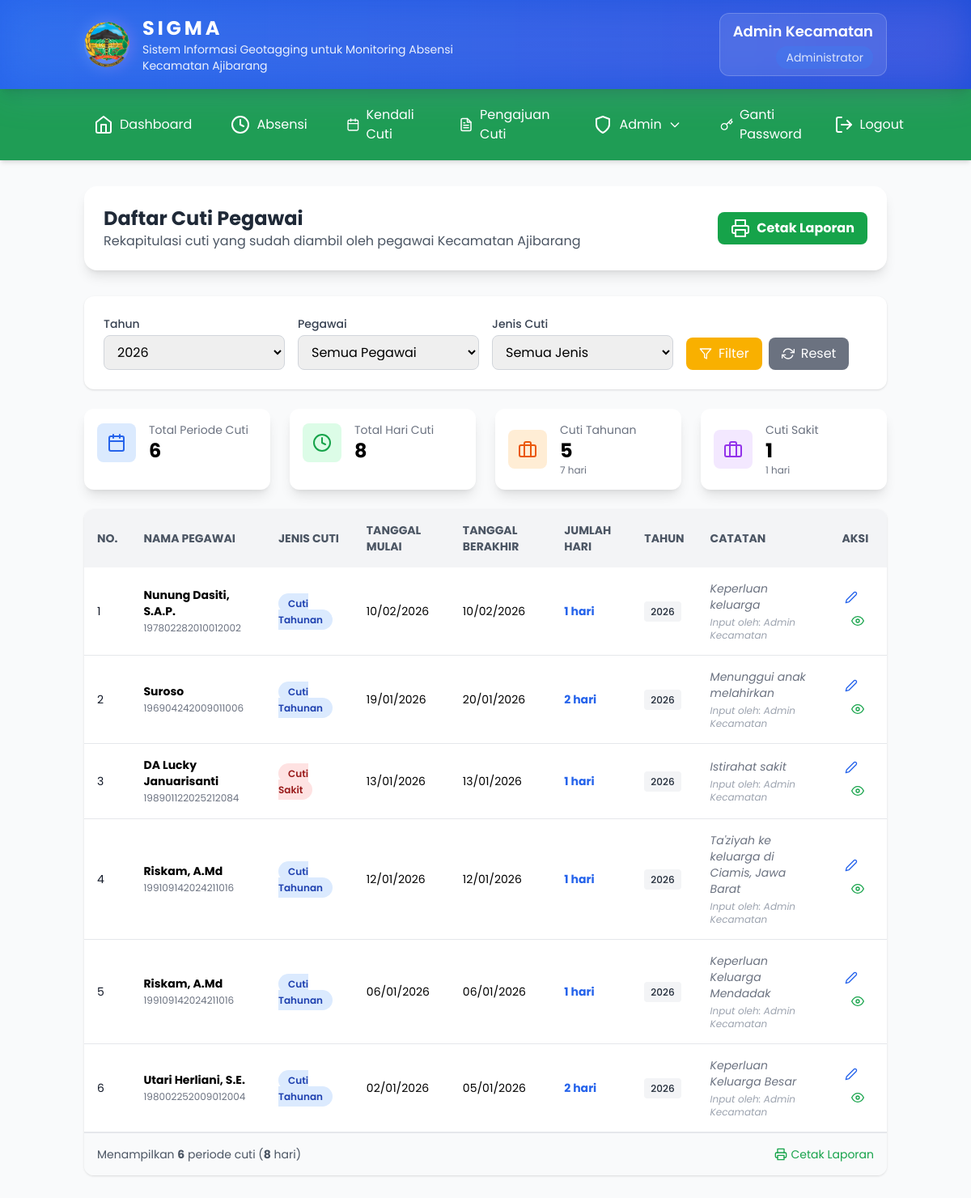
The page /list_cuti.php (signed in) on the database its author committed.
### tables this page shows
CREATE TABLE `log_input_cuti` (
  `id_log` int(11) NOT NULL,
  `id_pegawai` int(11) NOT NULL,
  `jenis_cuti` varchar(50) DEFAULT NULL,
  `tanggal_mulai` date DEFAULT NULL,
  `tanggal_selesai` date DEFAULT NULL,
  `jumlah_hari` int(11) DEFAULT NULL,
  `tahun_hak` year(4) DEFAULT NULL,
  `alasan` text DEFAULT NULL,
  `input_by` int(11) DEFAULT NULL,
  `input_date` timestamp NULL DEFAULT current_timestamp()
);

CREATE TABLE `pegawai` (
  `id_pegawai` int(11) NOT NULL,
  `nama` varchar(100) NOT NULL,
  `nip` varchar(20) NOT NULL,
  `jabatan` varchar(50) NOT NULL,
  `no_whatsapp` varchar(15) DEFAULT NULL,
  `username` varchar(50) NOT NULL,
  `status` enum('Aktif','Nonaktif') NOT NULL DEFAULT 'Aktif',
  `password` varchar(255) NOT NULL,
  `jatah_cuti_tahunan` int(11) DEFAULT 12,
  `cuti_tahunan_diambil` int(11) DEFAULT 0,
  `total_cuti_sakit` int(11) DEFAULT 0,
  `riwayat_jabatan` text DEFAULT NULL,
  `riwayat_pendidikan` text DEFAULT NULL,
  `id_struktur` int(11) DEFAULT NULL
);

### list_cuti.php (the view, shortened to what this page needs)
<?php
require_once 'config/db.php';
$current_year = date('Y');
$jenis_cuti_options = [
    'all' => 'Semua Jenis',
    'cuti_tahunan' => 'Cuti Tahunan',
    'cuti_sakit' => 'Cuti Sakit',
    'cuti_alasan_penting' => 'Cuti Alasan Penting',
    'cuti_melahirkan' => 'Cuti Melahirkan',
    'cuti_besar' => 'Cuti Besar',
    'cuti_luar_tanggungan' => 'Cuti di Luar Tanggungan'
];
$tahun_options = [
    $current_year,
    $current_year - 1,
    $current_year - 2,
    'all' => 'Semua Tahun'
];
$filter_tahun = $_GET['tahun'] ?? $current_year;
$filter_jenis = $_GET['jenis'] ?? 'all';
$sql = "
    SELECT
        l.*,
        p.nama,
        p.nip,
        YEAR(l.tanggal_mulai) as tahun,
        u.nama as input_by_name
    FROM log_input_cuti l
    JOIN pegawai p ON l.id_pegawai = p.id_pegawai
    LEFT JOIN pegawai u ON l.input_by = u.id_pegawai
    WHERE p.status = 'Aktif'
";
$params = [];
if ($filter_tahun != 'all') {
    $sql .= " AND YEAR(l.tanggal_mulai) = ?";
    $params[] = $filter_tahun;
}
$sql .= " ORDER BY l.tanggal_mulai DESC, p.nama ASC";
$stmt = $pdo->prepare($sql);
$stmt->execute($params);
$cuti_data = $stmt->fetchAll(PDO::FETCH_ASSOC);
function getJenisCutiLabel($jenis) {
    $labels = [
        'cuti_tahunan' => 'Cuti Tahunan',
        'cuti_sakit' => 'Cuti Sakit',
        'cuti_alasan_penting' => 'Cuti Alasan Penting',
        'cuti_melahirkan' => 'Cuti Melahirkan',
        'cuti_besar' => 'Cuti Besar',
        'cuti_luar_tanggungan' => 'Cuti Luar Tanggungan'
    ];
    return isset($labels[$jenis]) ? $labels[$jenis] : $jenis;
}
function getJenisCutiColor($jenis) {
    $colors = [
        'cuti_tahunan' => 'bg-blue-100 text-blue-800',
        'cuti_sakit' => 'bg-red-100 text-red-800',
        'cuti_alasan_penting' => 'bg-orange-100 text-orange-800',
        'cuti_melahirkan' => 'bg-pink-100 text-pink-800',
        'cuti_besar' => 'bg-purple-100 text-purple-800',
        'cuti_luar_tanggungan' => 'bg-indigo-100 text-indigo-800'
    ];
    return isset($colors[$jenis]) ? $colors[$jenis] : 'bg-gray-100 text-gray-800';
}
$total_cuti = count($cuti_data);
$total_hari_cuti = 0;
$cuti_per_jenis = [];
foreach ($cuti_data as $cuti) {
    $total_hari_cuti += $cuti['jumlah_hari'];
    if (!isset($cuti_per_jenis[$cuti['jenis_cuti']])) {
        $cuti_per_jenis[$cuti['jenis_cuti']] = ['jumlah' => 0, 'hari' => 0];
    }
    $cuti_per_jenis[$cuti['jenis_cuti']]['jumlah']++;
    $cuti_per_jenis[$cuti['jenis_cuti']]['hari'] += $cuti['jumlah_hari'];
}
?>
<!DOCTYPE html>
<html lang="id">
<head>
    <script src="https://cdn.tailwindcss.com"></script>
</head>
<body class="bg-gray-50 min-h-screen">
    <?php include 'components/header.php'; ?>
    <?php include 'components/navigation.php'; ?>
    <main class="container mx-auto px-4 py-8">
        <div class="bg-white rounded-2xl shadow-lg p-6 mb-8">
            <div class="flex flex-col md:flex-row justify-between items-start md:items-center gap-4">
                <div>
                    <h2 class="text-2xl font-bold text-gray-800">Daftar Cuti Pegawai</h2>
                    <p class="text-gray-600">Rekapitulasi cuti yang sudah diambil oleh pegawai Kecamatan Ajibarang</p>
                </div>
                <div class="flex gap-2">
                    <button onclick="printTable()" class="bg-green-600 hover:bg-green-700 text-white font-bold py-2 px-4 rounded-lg transition duration-200 flex items-center space-x-2 no-print">
                        <i data-feather="printer"></i>
                        <span>Cetak Laporan</span>
                    </button>
                </div>
            </div>
        </div>
        <div class="bg-white rounded-xl shadow p-6 mb-6 no-print">
            <form method="GET" class="grid grid-cols-1 md:grid-cols-4 gap-4 items-end">
                <div>
                    <label class="block text-sm font-medium text-gray-700 mb-1">Tahun</label>
                    <select name="tahun" class="w-full px-3 py-2 border border-gray-300 rounded-lg focus:outline-none focus:ring-2 focus:ring-[#F9B000]">
                        <?php foreach ($tahun_options as $key => $value): ?>
                            <?php if ($key === 'all'): ?>
                                <option value="all" <?= $filter_tahun == 'all' ? 'selected' : '' ?>>Semua Tahun</option>
                            <?php else: ?>
                                <option value="<?= $value ?>" <?= $filter_tahun == $value ? 'selected' : '' ?>><?= $value ?></option>
                            <?php endif; ?>
                        <?php endforeach; ?>
                    </select>
                </div>
                <div>
                    <label class="block text-sm font-medium text-gray-700 mb-1">Pegawai</label>
                    <select name="pegawai" class="w-full px-3 py-2 border border-gray-300 rounded-lg focus:outline-none focus:ring-2 focus:ring-[#F9B000]">
                        <option value="all">Semua Pegawai</option>
                    </select>
                </div>
                <div>
                    <label class="block text-sm font-medium text-gray-700 mb-1">Jenis Cuti</label>
                    <select name="jenis" class="w-full px-3 py-2 border border-gray-300 rounded-lg focus:outline-none focus:ring-2 focus:ring-[#F9B000]">
                        <?php foreach ($jenis_cuti_options as $key => $value): ?>
                            <option value="<?= $key ?>" <?= $filter_jenis == $key ? 'selected' : '' ?>><?= $value ?></option>
                        <?php endforeach; ?>
                    </select>
                </div>
                <div class="flex space-x-2">
                    <button type="submit" class="bg-[#F9B000] hover:bg-[#e6a000] text-white px-4 py-2 rounded-lg transition duration-200 flex items-center">
                        <i data-feather="filter" class="w-4 h-4 mr-2"></i> Filter
                    </button>
                    <a href="list_cuti.php" class="bg-gray-500 hover:bg-gray-600 text-white px-4 py-2 rounded-lg transition duration-200 flex items-center">
                        <i data-feather="refresh-cw" class="w-4 h-4 mr-2"></i> Reset
                    </a>
                </div>
            </form>
        </div>
        <div class="grid grid-cols-1 md:grid-cols-4 gap-6 mb-6 no-print">
            <div class="bg-white rounded-xl shadow-lg p-4">
                <div class="flex items-center">
                    <div class="p-3 rounded-lg bg-blue-100 text-blue-600 mr-4">
                        <i data-feather="calendar" class="w-6 h-6"></i>
                    </div>
                    <div>
                        <p class="text-sm text-gray-500">Total Periode Cuti</p>
                        <p class="text-2xl font-bold"><?= $total_cuti ?></p>
                    </div>
                </div>
            </div>
            <div class="bg-white rounded-xl shadow-lg p-4">
                <div class="flex items-center">
                    <div class="p-3 rounded-lg bg-green-100 text-green-600 mr-4">
                        <i data-feather="clock" class="w-6 h-6"></i>
                    </div>
                    <div>
                        <p class="text-sm text-gray-500">Total Hari Cuti</p>
                        <p class="text-2xl font-bold"><?= $total_hari_cuti ?></p>
                    </div>
                </div>
            </div>
            <?php
            $jenis_teratas = array_slice($cuti_per_jenis, 0, 2, true);
            $i = 0;
            $color_classes = ['bg-orange-100 text-orange-600', 'bg-purple-100 text-purple-600'];
            foreach ($jenis_teratas as $jenis => $data):
            ?>
            <div class="bg-white rounded-xl shadow-lg p-4">
                <div class="flex items-center">
                    <div class="p-3 rounded-lg <?= $color_classes[$i] ?> mr-4">
                        <i data-feather="briefcase" class="w-6 h-6"></i>
                    </div>
                    <div>
                        <p class="text-sm text-gray-500"><?= getJenisCutiLabel($jenis) ?></p>
                        <p class="text-2xl font-bold"><?= $data['jumlah'] ?></p>
                        <p class="text-xs text-gray-500"><?= $data['hari'] ?> hari</p>
                    </div>
                </div>
            </div>
            <?php $i++; endforeach; ?>
        </div>
        <div class="bg-white rounded-xl shadow overflow-hidden">
            <?php if (empty($cuti_data)): ?>
                <div class="p-8 text-center">
                    <i data-feather="inbox" class="w-16 h-16 mx-auto text-gray-400 mb-4"></i>
                    <p class="text-gray-600 font-semibold">Tidak ada data cuti untuk filter yang dipilih</p>
                </div>
            <?php else: ?>
                <div class="overflow-x-auto">
                    <table class="w-full text-left">
                        <thead class="bg-gray-100 text-gray-600 text-sm uppercase">
                            <tr>
                                <th class="p-4">No.</th>
                                <th class="p-4">Nama Pegawai</th>
                                <th class="p-4">Jenis Cuti</th>
                                <th class="p-4">Tanggal Mulai</th>
                                <th class="p-4">Tanggal Berakhir</th>
                                <th class="p-4">Jumlah Hari</th>
                                <th class="p-4">Tahun</th>
                                <th class="p-4">Catatan</th>
                                <th class="p-4 no-print">Aksi</th>
                            </tr>
                        </thead>
                        <tbody class="text-sm">
                            <?php $no = 1; ?>
                            <?php foreach ($cuti_data as $cuti): ?>
                                <tr class="hover:bg-gray-50 border-b">
                                    <td class="p-4 text-gray-900"><?= $no++ ?></td>
                                    <td class="p-4">
                                        <b><?= htmlspecialchars($cuti['nama']) ?></b><br>
                                        <span class="text-xs text-gray-500"><?= $cuti['nip'] ?></span>
                                    </td>
                                    <td class="p-4">
                                        <span class="px-3 py-1 rounded-full text-xs font-semibold <?= getJenisCutiColor($cuti['jenis_cuti']) ?>">
                                            <?= getJenisCutiLabel($cuti['jenis_cuti']) ?>
                                        </span>
                                    </td>
                                    <td class="p-4">
                                        <?= date('d/m/Y', strtotime($cuti['tanggal_mulai'])) ?>
                                    </td>
                                    <td class="p-4">
                                        <?= date('d/m/Y', strtotime($cuti['tanggal_selesai'])) ?>
                                    </td>
                                    <td class="p-4 font-bold text-blue-600">
                                        <?= $cuti['jumlah_hari'] ?> hari
                                    </td>
                                    <td class="p-4">
                                        <span class="px-2 py-1 rounded text-xs font-medium bg-gray-100 text-gray-800">
                                            <?= $cuti['tahun'] ?>
                                        </span>
                                    </td>
                                    <td class="p-4 italic text-gray-500 max-w-xs">
                                        <?= htmlspecialchars($cuti['alasan']) ?>
                                        <?php if ($cuti['input_by_name']): ?>
                                            <div class="text-xs text-gray-400 mt-1">
                                                Input oleh: <?= htmlspecialchars($cuti['input_by_name']) ?>
                                            </div>
                                        <?php endif; ?>
                                    </td>
                                    <td class="p-4 space-x-2 no-print">
                                        <a href="edit_cuti.php?pegawai=<?= $cuti['id_pegawai'] ?>&bulan=<?= date('m', strtotime($cuti['tanggal_mulai'])) ?>&tahun=<?= $cuti['tahun'] ?>"
                                           class="text-blue-600 hover:text-blue-800 transition duration-200 p-1 rounded hover:bg-blue-50 inline-block"
                                           title="Edit Cuti">
                                            <i data-feather="edit-2" class="w-4 h-4"></i>
                                        </a>
                                        <a href="cuti.php?tab=<?= str_replace('cuti_', '', $cuti['jenis_cuti']) ?>&id_pegawai=<?= $cuti['id_pegawai'] ?>"
                                           class="text-green-600 hover:text-green-800 transition duration-200 p-1 rounded hover:bg-green-50 inline-block"
                                           title="Lihat Detail">
                                            <i data-feather="eye" class="w-4 h-4"></i>
                                        </a>
                                    </td>
                                </tr>
                            <?php endforeach; ?>
                        </tbody>
                    </table>
                </div>
                <div class="p-4 bg-gray-50 border-t">
                    <div class="flex justify-between items-center">
                        <div class="text-sm text-gray-600">
                            Menampilkan <span class="font-bold"><?= $total_cuti ?></span> periode cuti
                            (<span class="font-bold"><?= $total_hari_cuti ?></span> hari)
                        </div>
                        <div class="text-sm text-gray-600 no-print">
                            <button onclick="printTable()" class="text-green-600 hover:text-green-800 flex items-center space-x-1">
                                <i data-feather="printer" class="w-4 h-4"></i>
                                <span>Cetak Laporan</span>
                            </button>
                        </div>
                    </div>
                </div>
            <?php endif; ?>
        </div>
    </main>
</body>
</html>

### rows shown on the page
log_input_cuti: id_pegawai.nama "Nunung Dasiti, S.A.P.", id_pegawai.nip "197802282010012002", jenis_cuti "Cuti Tahunan", tanggal_mulai "10/02/2026", tanggal_selesai "10/02/2026", jumlah_hari "1", tahun "2026", alasan "Keperluan keluarga", pegawai.nama "Admin Kecamatan"
log_input_cuti: id_pegawai.nama "Suroso", id_pegawai.nip "196904242009011006", jenis_cuti "Cuti Tahunan", tanggal_mulai "19/01/2026", tanggal_selesai "20/01/2026", jumlah_hari "2", tahun "2026", alasan "Menunggui anak melahirkan", pegawai.nama "Admin Kecamatan"
log_input_cuti: id_pegawai.nama "DA Lucky Januarisanti", id_pegawai.nip "198901122025212084", jenis_cuti "Cuti Sakit", tanggal_mulai "13/01/2026", tanggal_selesai "13/01/2026", jumlah_hari "1", tahun "2026", alasan "Istirahat sakit", pegawai.nama "Admin Kecamatan"
log_input_cuti: id_pegawai.nama "Riskam, A.Md", id_pegawai.nip "199109142024211016", jenis_cuti "Cuti Tahunan", tanggal_mulai "12/01/2026", tanggal_selesai "12/01/2026", jumlah_hari "1", tahun "2026", alasan "Ta'ziyah ke keluarga di Ciamis, Jawa Barat", pegawai.nama "Admin Kecamatan"
log_input_cuti: id_pegawai.nama "Riskam, A.Md", id_pegawai.nip "199109142024211016", jenis_cuti "Cuti Tahunan", tanggal_mulai "06/01/2026", tanggal_selesai "06/01/2026", jumlah_hari "1", tahun "2026", alasan "Keperluan Keluarga Mendadak", pegawai.nama "Admin Kecamatan"
log_input_cuti: id_pegawai.nama "Utari Herliani, S.E.", id_pegawai.nip "198002252009012004", jenis_cuti "Cuti Tahunan", tanggal_mulai "02/01/2026", tanggal_selesai "05/01/2026", jumlah_hari "2", tahun "2026", alasan "Keperluan Keluarga Besar", pegawai.nama "Admin Kecamatan"

### other values the page prints
$user['nama'] "Admin Kecamatan"
$user['jabatan'] "Administrator"
$menu['title'] "Dashboard"
$menu['title'] "Absensi"
$menu['title'] "Kendali Cuti"
$menu['title'] "Pengajuan Cuti"
$menu['title'] "Admin"
$menu['title'] "Ganti Password"
$menu['title'] "Logout"
$total_cuti "6"
$total_hari_cuti "8"
getJenisCutiLabel($jenis) "Cuti Tahunan"
$data['jumlah'] "5"
$data['hari'] "7"
getJenisCutiLabel($jenis) "Cuti Sakit"
